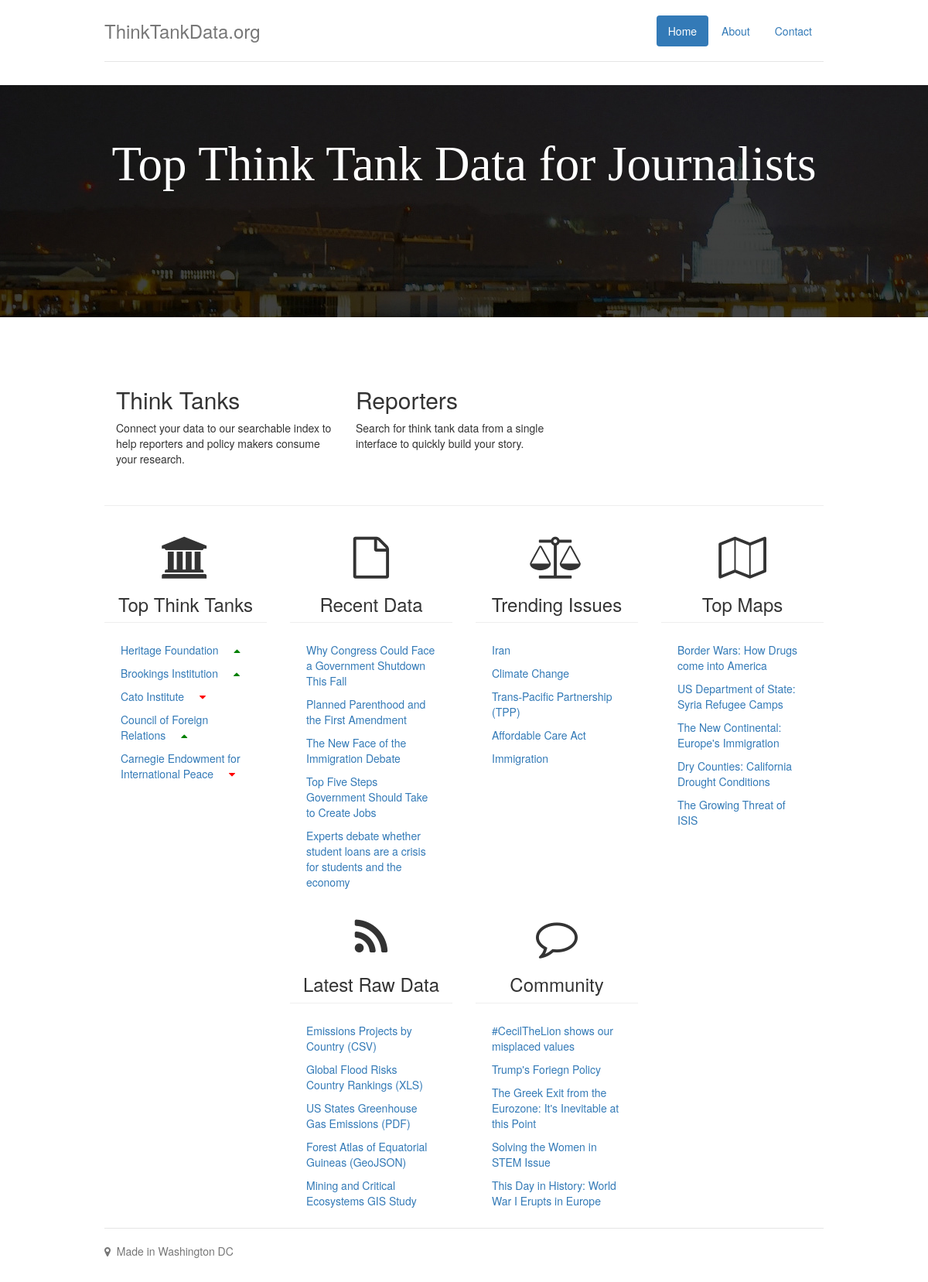
The page / on the database its author committed.
### landing/models.py (models this page shows)
class Sitewide(models.Model):
    name = models.CharField(max_length=200)
    headline = models.CharField(max_length=200)
    coverphoto = models.CharField(max_length=200)

class SubNotes(models.Model):
    subheadline = models.CharField(max_length=200)
    subtext = models.CharField(max_length=200)
    priority = models.PositiveSmallIntegerField(default=1)

### landing/views.py (the view)
# urls.py: url(r'^$', IndexView.as_view(), name='index'),
class IndexView(ListView):
    model = Sitewide
    def get_context_data(self, **kwargs):
        context = super(IndexView, self).get_context_data(**kwargs)
        context['subheadlines_list'] = SubNotes.objects.all()
        context['site'] = Sitewide.objects.all()[0]
        return context

### landing/templates/landing/sitewide_list.html
{% extends 'base.html' %}
{% block content %}
<div class="container">
  <div class="header">
    <ul class="nav nav-pills pull-right">
      <li class="active"><a href="#">Home</a></li>
      <li><a href="#">About</a></li>
      <li><a href="#">Contact</a></li>
    </ul>
    <h3 class="text-muted">{{ site.name }}</h3>
  </div>
</div>
  <div class="jumbotron">
    <h1>{{ site.headline }}</h1>
  </div>
  <div class="container">
    <div class="row marketing" style="margin-bottom: 40px;">
{% for c in subheadlines_list %}
  <div class="col-md-4">
    <h2>{{ c.subheadline }}</h2>
    <p>{{ c.subtext }}</p>
  </div>
{% endfor %}
    </div>
    <hr style="margin-bottom: 30px;" />
    <div class="row the-feed">
      <div class="col-md-3">
        <h4>
          <i class="fa fa-university fa-3x"></i>
        </h4>
        <h3 class="heading">Top Think Tanks</h3>
        <hr />
        <ul>
          <li><a href="#">Heritage Foundation</a><i class="fa fa-caret-up"></i></li>
          <li><a href="#">Brookings Institution</a><i class="fa fa-caret-up"></i></li>
          <li><a href="#">Cato Institute</a><i class="fa fa-caret-down"></i></li>
          <li><a href="#">Council of Foreign Relations</a><i class="fa fa-caret-up"></i></li>
          <li><a href="#">Carnegie Endowment for International Peace</a><i class="fa fa-caret-down"></i></li>
        </ul>
      </div>
      <div class="col-md-3">
        <h4>
          <i class="fa fa-file-o fa-3x"></i>
        </h4>
        <h3 class="heading">Recent Data</h3>
        <hr />
        <ul>
          <li><a href="#">Why Congress Could Face a Government Shutdown This Fall</a></li>
          <li><a href="#">Planned Parenthood and the First Amendment</a></li>
          <li><a href="#">The New Face of the Immigration Debate</a></li>
          <li><a href="#">Top Five Steps Government Should Take to Create Jobs</a></li>
          <li><a href="#">Experts debate whether student loans are a crisis for students and the economy</a></li>
        </ul>
      </div>
      <div class="col-md-3">
        <h4>
          <i class="fa fa-balance-scale fa-3x"></i>
        </h4>
        <h3 class="heading">Trending Issues</h3>
        <hr />
        <ul>
          <li><a href="#">Iran</a></li>
          <li><a href="#">Climate Change</a></li>
          <li><a href="#">Trans-Pacific Partnership (TPP)</a></li>
          <li><a href="#">Affordable Care Act</a></li>
          <li><a href="#">Immigration</a></li>
        </ul>
      </div>
      <div class="col-md-3">
        <h4>
          <i class="fa fa-map-o fa-3x"></i>
        </h4>
        <h3 class="heading">Top Maps</h3>
        <hr />
        <ul>
          <li><a href="#">Border Wars: How Drugs come into America</a></li>
          <li><a href="#">US Department of State: Syria Refugee Camps</a></li>
          <li><a href="#">The New Continental: Europe's Immigration</a></li>
          <li><a href="#">Dry Counties: California Drought Conditions</a></li>
          <li><a href="#">The Growing Threat of ISIS</a></li>
        </ul>
      </div>
    </div>
    <div class="row the-feed">
      <div class="col-md-3 col-md-offset-3">
        <h4>
          <i class="fa fa-feed fa-3x"></i>
        </h4>
        <h3 class="heading">Latest Raw Data</h3>
        <hr />
        <ul>
          <li><a href="#">Emissions Projects by Country (CSV)</a></li>
          <li><a href="#">Global Flood Risks Country Rankings (XLS)</a></li>
          <li><a href="#">US States Greenhouse Gas Emissions (PDF)</a></li>
          <li><a href="#">Forest Atlas of Equatorial Guineas (GeoJSON)</a></li>
          <li><a href="#">Mining and Critical Ecosystems GIS Study</a></li>
        </ul>
      </div>
      <div class="col-md-3">
        <h4>
          <i class="fa fa-comment-o fa-3x"></i>
        </h4>
        <h3 class="heading">Community</h3>
        <hr />
        <ul>
          <li><a href="#">#CecilTheLion shows our misplaced values</a></li>
          <li><a href="#">Trump's Foriegn Policy</a></li>
          <li><a href="#">The Greek Exit from the Eurozone: It's Inevitable at this Point</a></li>
          <li><a href="#">Solving the Women in STEM Issue</a></li>
          <li><a href="#">This Day in History: World War I Erupts in Europe</a></li>
        </ul>
      </div>
    </div>
  </div>
{% endblock %}

### landing/templates/base.html (shortened to what this page needs)
{% load staticfiles %}
<!doctype html>
<html class="no-js" lang="">
  <head>
    <link rel="stylesheet" href="{% static 'lib/bootstrap/css/bootstrap.min.css' %}">
    <link rel="stylesheet" href="{% static 'lib/font-awesome/css/font-awesome.min.css' %}">
    <link rel="stylesheet" href="{% static 'styles/main.css' %}">
  </head>
  <body>
    {% block content  %}{% endblock %}
<div class="container">
      <div class="footer">
        <p><span class="fa fa-map-marker"></span>&nbsp;&nbsp;Made in Washington DC</p>
      </div>
    </div>
  </body>
</html>

### landing/static/styles/main.css (style rules this page uses)
body { padding-top: 20px; padding-bottom: 20px; }
.header, .marketing, .footer { padding-left: 15px; padding-right: 15px; }
.header { border-bottom: 1px solid #e5e5e5; }
.header h3 { margin-top: 0; margin-bottom: 0; line-height: 40px; padding-bottom: 19px; }
.footer { padding-top: 19px; color: #777; border-top: 1px solid #e5e5e5; }
.jumbotron { text-align: center; border-bottom: 1px solid #e5e5e5; }
.marketing { margin: 40px 0; }
@media screen and (min-width: 768px) { .container { max-width: 80%; } }
@media screen and (min-width: 768px) { .header, .marketing, .footer { padding-left: 0; padding-right: 0; } }
@media screen and (min-width: 768px) { .header { margin-bottom: 30px; } }
@media screen and (min-width: 768px) { .jumbotron { border-bottom: 0; height: 300px; background-image: url('../images/capital3.jpg'); } }
.the-feed { padding-bottom: 20px; }
.the-feed ul { list-style: none; padding-left:0; width: 80%; margin: 0 auto; }
.the-feed li { padding-top: 5px; padding-bottom: 5px; }
.the-feed h4 { text-align: center; }
.the-feed h3.heading { text-align: center; margin-bottom: 0px; }
.the-feed hr { margin-top: 10px; }
.the-feed .fa-caret-up { color:green; margin-left: 20px; }
.the-feed .fa-caret-down { color:red; margin-left: 20px; }
.jumbotron { color: white; background-image: url('../images/capital3.jpg'); }
h1 { font-size: 45px; font-family: 'Georgia', 'Crimson Text', serif; }

### rows shown on the page
Sitewide: name "ThinkTankData.org", headline "Top Think Tank Data for Journalists"
SubNotes: subheadline "Think Tanks", subtext "Connect your data to our searchable index to help reporters and policy makers consume your research."
SubNotes: subheadline "Reporters", subtext "Search for think tank data from a single interface to quickly build your story."
